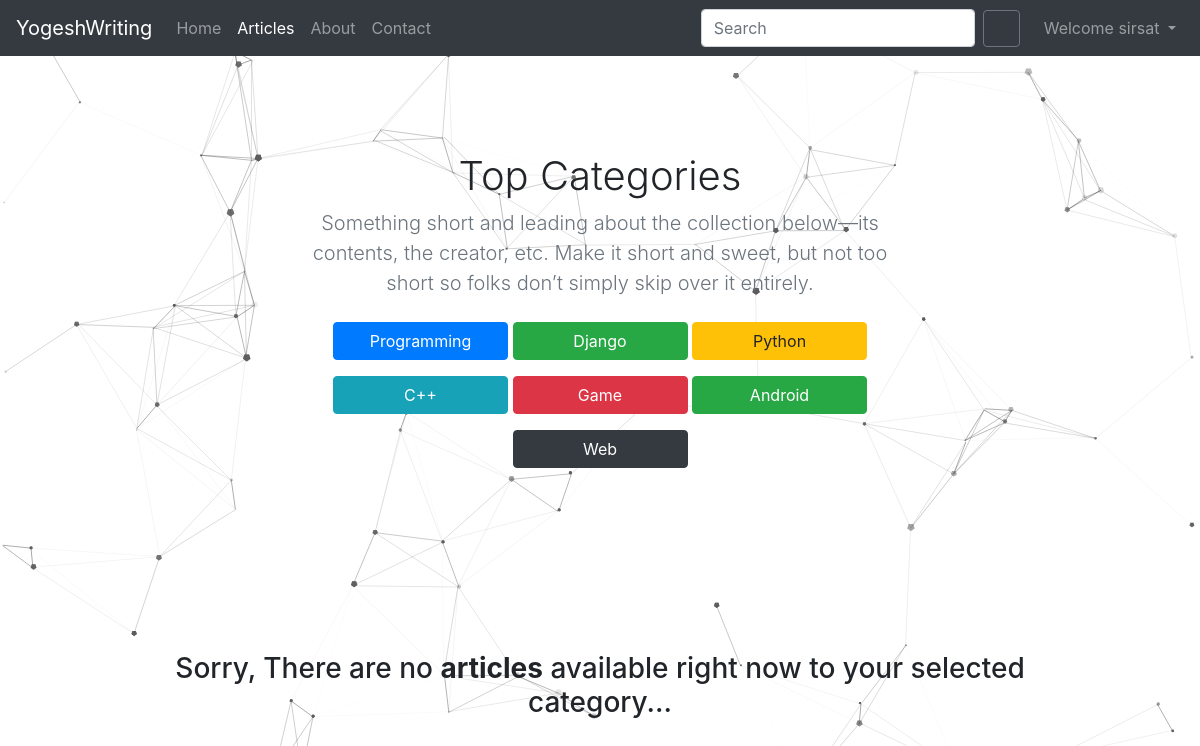
The page /articles/programming/ (signed in) on the database its author committed.
### Dope_blog/models.py (models this page shows, shortened)
class Category(models.Model):
    category = models.CharField(max_length=254)
    colour = models.CharField(max_length=254, choices=COLOUR_CHOICES)
    image = models.ImageField(
        upload_to='blog/images/', default='blog/images/defaultforcat.png', null=True, blank=True)
    decs = models.CharField(max_length=255, default='')

### Dope_blog/views.py (the view)
# urls.py: path('articles/<str:category>/', views.articles, name='articles'),
def articles(request, category):
    categories = Category.objects.all()
    if category == 'all':
        allposts = Post.objects.all()
    else:
        allposts = Post.objects.filter(topic__icontains=category)
    page = request.GET.get('page', 1)
    paginator = Paginator(allposts, 12)
    try:
        posts = paginator.page(page)
    except PageNotAnInteger:
        posts = paginator.page(1)
    except EmptyPage:
        posts = paginator.page(paginator.num_pages)
    return render(request, 'Dope_blog/articles.html', {'posts': posts, 'categories': categories,'category':category })

### templates/Dope_blog/articles.html (shortened to what this page needs)
{% extends 'Dope_blog/base.html' %}
{% load static %}
{% load social_share %}
{% block stylesheet %}
<link href="{% static 'Dope_blog/css/articles.css' %}" rel="stylesheet">
{% endblock %}
{% block articleactive %} active {% endblock articleactive %}
{% block body %}
<main role="main">
    <div class="jumbotron text-center bg-transparent">
        <div class="container bg-transparent">
            <h1>Top Categories</h1>
            <p class="lead text-muted">Something short and leading about the collection below—its contents, the creator, etc. Make it short and sweet, but not too short so folks don’t simply skip over it entirely.</p>
            <p class="categor">
                {% for cat in categories %}
                <a href="/articles/{{cat.category}}" class="btn btn-{{cat.colour}} my-2" style="width: 175px;">{{cat.category|title}}</a>
                {% endfor %}
            </p>
        </div>
    </div>
    <div id="particles-js"></div>
    <div class="album py-5">
        <div class="container">
            <div class="row">
                {% if posts %}
                {% for post in posts %}
                <div class="col-md-4">
                    <div class="card mb-4 shadow-sm " style="height: 400px;">
                       {% if post.thumbnail %}
                       <div class="embed-responsive embed-responsive-16by9">
                            <img alt="Card image cap" class="card-img-top embed-responsive-item" src="/media/{{post.thumbnail}}" width="100%" height="200"/>
                             </div>
                       {% else %}
                       <svg class="bd-placeholder-img card-img-top" width="100%" height="180" xmlns="http://www.w3.org/2000/svg" preserveAspectRatio="xMidYMid slice" focusable="false" role="img" aria-label="Placeholder: Thumbnail"><title>Placeholder</title><rect width="100%" height="180" fill="#55595c"/><text x="50%" y="50%" fill="#eceeef" dy=".3em">Thumbnail</text></svg>
                       {% endif %}
                        <div class="card-body">
                            <p class="card-text">{{post.title|slice:"0:180"}} . . .</p>
                            <div class="d-flex justify-content-between align-items-bottom">
                                <div class="btn-group" style="position: absolute;bottom: 10px;">
                                    <a type="button" href="{{post.get_absolute_url}}" class="btn btn-sm btn-outline-secondary">View</a>
                                    <button type="button" class="btn btn-sm btn-outline-secondary" data-toggle="modal" data-target="#exampleModalCenter{{post.id}}">Share</button>
                                    <div class="modal fade" id="exampleModalCenter{{post.id}}" tabindex="-1" role="dialog" aria-labelledby="exampleModalCenterTitle" aria-hidden="true">
                                        <div class="modal-dialog modal-dialog-centered" role="document">
                                            <div class="modal-content">
                                                <div class="modal-header">
                                                    <h5 class="modal-title" id="exampleModalCenterTitle">Share</h5>
                                                    <button type="button" class="close" data-dismiss="modal" aria-label="Close">
                                                        <span aria-hidden="true">&times;</span>
                                                    </button>
                                                </div>
                                                <div class="modal-body ">
                                                    <ul class="social-icons row">
                                                        <li class="col-6 share share-fb"><h6>{% post_to_facebook post.get_absolute_url "Post to Facebook!" %}</h6></li>
                                                        <li class="col-6 share share share-tw"><h6>{% post_to_twitter "New Article: {{post.title}}. Check it out!" post.get_absolute_url "Post to Twitter" %}</h6></li>
                                                        <li class="col-6 share share-em"><h6>{% send_email post.title "New Article: {{post.title}}. Check it out!" post.get_absolute_url "Share via email" %}</h6></li>
                                                        <li class="col-6 share share-wa"><h6>{% post_to_whatsapp post.get_absolute_url "Share via WhatsApp" %}</h6></li>
                                                        <li class="col-6 share share-rd"><h6>{% post_to_reddit "New article: {{post.title}}" post.get_absolute_url %}</h6></li>
                                                        <li class="col-6 share share-tg"><h6>{% post_to_telegram "New article: {{post.title}}" post.get_absolute_url %}</h6></li>
                                                    </ul>
                                                <!--     <ul class="social-icons">
                                                        <li class="btn-social"><span href="#" class="fa fa-facebook btn-social btn-facebook"></span></li>
                                                        <li class="btn-social"><a href="#" class="fa fa-twitter btn-twitter"></a></li>
                                                        <li class="btn-social"><a href="#" class="fa fa-linkedin btn-linkedin"></a></li>
                                                        <li class="btn-social"><a href="#" class="fa fa-google-plus btn-google-plus"></a></li>
                                                        <li class="btn-social"><a href="#" class="fa fa-pinterest btn-pinterest"></a></li>
                                                        <li class="btn-social"><a href="#" class="fa fa-reddit btn-reddit"></a></li>
                                                        <li class="btn-social"><a href="#" class="fa fa-dropbox btn-dropbox"></a></li>
                                                     </ul> -->
                                                </div>
                                                <div class="modal-footer">
                                                    <button type="button" class="btn btn-secondary" data-dismiss="modal">Close</button>
                                                </div>
                                            </div>
                                        </div>
                                    </div>
                                </div>
                                <small class="text-muted" style="position: absolute;bottom: 15px; right: 25px">{{post.timestamp}}</small>
                            </div>
                        </div>
                    </div>
                </div>
                {% endfor %}
                {% else %}
                <div class="text-center">
                    <h3>Sorry, There are no <b>articles</b> available right now to your selected category... </h3>
                </div>
                {% endif %}
            </div>
            <br>
        </div>
    </div>
</main>
{% endblock body %}

### templates/Dope_blog/base.html (shortened to what this page needs)
{% load static %}
{% load social_share %}
{% load form_tags widget_tweaks %}
{% load widget_tweaks %}
{% load crispy_forms_tags %}
<!doctype html>
<html lang="en">
<head>
</head>
<link rel="stylesheet" href="{% static '/Dope_blog/css/bootstrap.min.css' %}">
<link href="{% static '/Dope_blog/css/formvalidation.css' %}" rel="stylesheet">
{% block stylesheet %}{% endblock %}
<nav class="navbar navbar-expand-md navbar-dark {% block navbarclass %}{% endblock %} bg-dark">
    <a class="navbar-brand" href="/">YogeshWriting</a>
    <div class="collapse navbar-collapse" id="navbarCollapse">
        <ul class="navbar-nav mr-auto">
            <li class="nav-item {% block homeactive %} {% endblock homeactive %}">
                <a class="nav-link" href="/">Home</a>
            </li>
            <li class="nav-item {% block articleactive %} {% endblock articleactive %}">
                <a class="nav-link" href="/articles/all">Articles</a>
            </li>
            <li class="nav-item {% block aboutactive %} {% endblock aboutactive %}">
                <a class="nav-link" href="/about">About</a>
            </li>
            <li class="nav-item {% block contactactive %} {% endblock contactactive %}">
                <a class="nav-link" href="/contact">Contact</a>
            </li>
        </ul>
        <form method="get" action="/search" class="form-inline mt-2 mt-md-0 mr-3">{% csrf_token %}
            <input class="form-control mr-sm-2" type="text" name="query" placeholder="Search" aria-label="Search" required>
            <button type="submit" class="btn btn-outline-secondary" style="height:37px;width:37px"></button>
        </form>
        {% if user.is_authenticated %}
        <div class="btn-group">
             <ul class="navbar-nav">
            <li class="nav-item {% block accountactive %} {% endblock accountactive %}">
            <a  class="nav-link dropdown-toggle" data-toggle="dropdown" aria-haspopup="true" aria-expanded="false" >
                Welcome {{request.user}}
            </a>
             </li>
              </ul>
        </div>
        {% endif %}
    </div>
</nav>
{% block body %}{% endblock body %}
</html>

### static/Dope_blog/css/formvalidation.css (style rules this page uses)
.container { max-width: 960px; }

### static/Dope_blog/css/articles.css (style rules this page uses)
@media (min-width: 768px) { .jumbotron { padding-top: 6rem; padding-bottom: 6rem; } }
#particles-js { position: fixed; top:0; right:0; bottom:0; left:0; z-index:-1; opacity: 1 }
.jumbotron p:last-child { margin-bottom: 0; }
.jumbotron h1 { font-weight: 300; }
.jumbotron .container { max-width: 40rem; }

### rows shown on the page
Category: category "Programming"
Category: category "Django"
Category: category "Python"
Category: category "C++"
Category: category "Game"
Category: category "Android"
Category: category "Web"

### other values the page prints
{{ request.user }} "sirsat"
